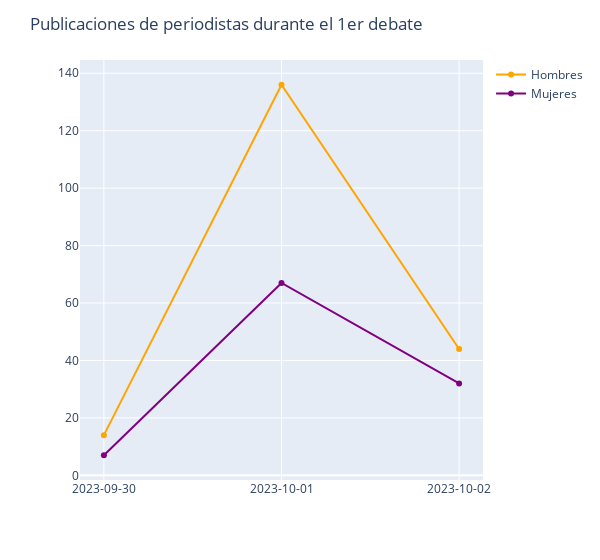

Notebook cell for this chart:
### Markdown cell above
### Publicaciones de periodistas por evento

### Code cell
men_debate1 = men_journalist_posts.loc[
    men_journalist_posts["event"].isin(["1er debate"])
]
men_count = men_debate1.groupby("dt_date").size().reset_index(name="count")

women_debate1 = women_journalist_posts.loc[
    women_journalist_posts["event"].isin(["1er debate"])
]
women_count = women_debate1.groupby("dt_date").size().reset_index(name="count")

fig = px.line()
fig.add_scatter(
    x=men_count["dt_date"],
    y=men_count["count"],
    name="Hombres",
    line=dict(color="orange"),
    hovertemplate="posts: %{y}",
)
fig.add_scatter(
    x=women_count["dt_date"],
    y=women_count["count"],
    name="Mujeres",
    line=dict(color="purple"),
    hovertemplate="posts: %{y}",
)
fig.update_layout(title="Publicaciones de periodistas durante el 1er debate", width=600)
fig.update_xaxes(type="category")
fig.show()

### Figure 1 — Plotly figure (JSON) as saved in the notebook; plotly's stock layout.template omitted (floating-point values rounded to 4 significant figures)
{"data": [{"hovertemplate": "<extra></extra>", "legendgroup": "", "line": {"color": "#636efa", "dash": "solid"}, "marker": {"symbol": "circle"}, "mode": "lines", "name": "", "orientation": "v", "showlegend": false, "type": "scatter", "xaxis": "x", "yaxis": "y"}, {"hovertemplate": "posts: %{y}", "line": {"color": "orange"}, "name": "Hombres", "type": "scatter", "x": ["2023-09-30", "2023-10-01", "2023-10-02"], "y": [14, 136, 44]}, {"hovertemplate": "posts: %{y}", "line": {"color": "purple"}, "name": "Mujeres", "type": "scatter", "x": ["2023-09-30", "2023-10-01", "2023-10-02"], "y": [7, 67, 32]}], "layout": {"legend": {"tracegroupgap": 0}, "margin": {"t": 60}, "title": {"text": "Publicaciones de periodistas durante el 1er debate"}, "width": 600, "xaxis": {"anchor": "y", "domain": [0, 1], "type": "category"}, "yaxis": {"anchor": "x", "domain": [0, 1]}}}
